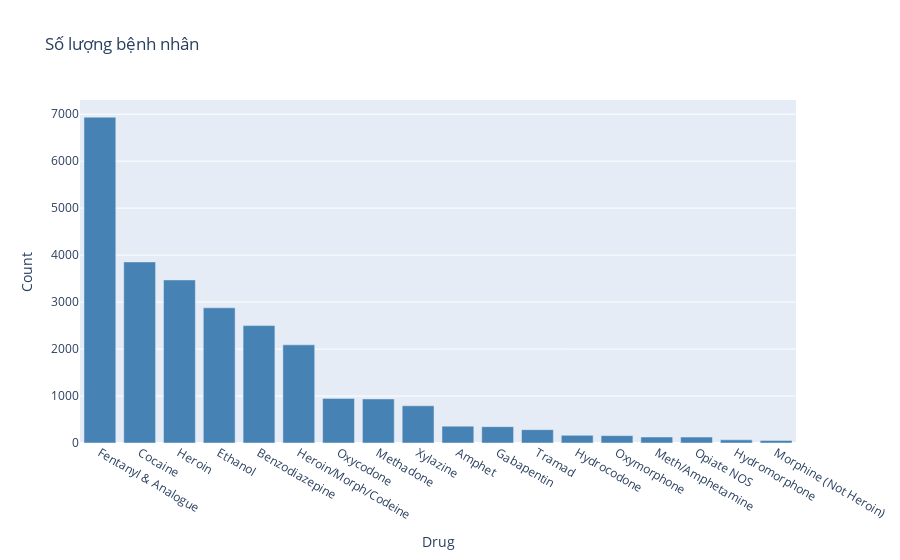

The notebook cell saved with this chart:
### Markdown cell above
We will create a bar chart to visualize the frequency of each drug found in the bodies of the victims.

### Code cell
import plotly.express as px
drug_column = ['Heroin', 'Cocaine',
       'Oxycodone', 'Oxymorphone', 'Ethanol', 'Hydrocodone', 'Benzodiazepine',
       'Methadone', 'Meth/Amphetamine', 'Amphet', 'Tramad', 'Hydromorphone',
       'Morphine (Not Heroin)', 'Xylazine', 'Gabapentin', 'Opiate NOS',
       'Heroin/Morph/Codeine', 'Fentanyl & Analogue']

#LẶp qua tất cả các cột thuốc, vì đây là boolean nên chỉ cần dùng .sum() để đếm số lượng True
drugs_found = DrugDeath_df[drug_column].sum().sort_values(ascending=False)
drugs_found 

# Chuyển đổi Series thành DataFrame để vẽ biểu đồ
drugs_found_df = drugs_found.reset_index()
drugs_found_df.columns = ['Drug', 'Count']

# Vẽ biểu đồ cột
fig = px.bar(drugs_found_df, x='Drug', y='Count', title='Số lượng bệnh nhân', color_discrete_sequence=['steelblue'])
fig.show()

### Figure 1 — Plotly figure (JSON) as saved in the notebook; plotly's stock layout.template omitted (floating-point values rounded to 4 significant figures)
{"data": [{"alignmentgroup": "True", "hovertemplate": "Drug=%{x}<br>Count=%{y}<extra></extra>", "legendgroup": "", "marker": {"color": "steelblue", "pattern": {"shape": ""}}, "name": "", "offsetgroup": "", "orientation": "v", "showlegend": false, "textposition": "auto", "type": "bar", "x": ["Fentanyl & Analogue", "Cocaine", "Heroin", "Ethanol", "Benzodiazepine", "Heroin/Morph/Codeine", "Oxycodone", "Methadone", "Xylazine", "Amphet", "Gabapentin", "Tramad", "Hydrocodone", "Oxymorphone", "Meth/Amphetamine", "Opiate NOS", "Hydromorphone", "Morphine (Not Heroin)"], "xaxis": "x", "y": [6937, 3855, 3472, 2878, 2499, 2090, 950, 938, 792, 359, 348, 284, 163, 157, 127, 126, 67, 55], "yaxis": "y"}], "layout": {"barmode": "relative", "legend": {"tracegroupgap": 0}, "title": {"text": "Số lượng bệnh nhân"}, "xaxis": {"anchor": "y", "domain": [0, 1], "title": {"text": "Drug"}}, "yaxis": {"anchor": "x", "domain": [0, 1], "title": {"text": "Count"}}}}
